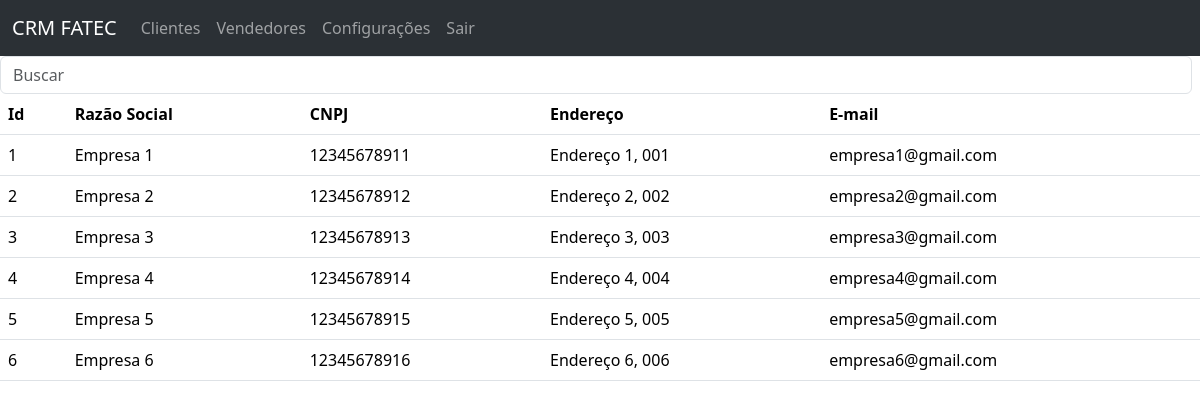
/public/clientes.php, run on the app's committed database.
### tables this page shows
CREATE TABLE IF NOT EXISTS `clientes` (
  `id` int(11) NOT NULL AUTO_INCREMENT,
  `razao` varchar(45) NOT NULL,
  `cnpj` varchar(45) NOT NULL,
  `ramo` varchar(45) NOT NULL,
  `endereco` varchar(45) NOT NULL,
  `email` varchar(45) NOT NULL,
  PRIMARY KEY (`id`)
);

### public/clientes.php (the view, shortened to what this page needs)
<?php
include("../config/config.php");
$consultaClientes = "SELECT * FROM clientes ORDER BY id ASC";
$stmt = $conexao->prepare($consultaClientes);
$stmt->execute();
?>
<!DOCTYPE html>
<html lang="en">
<head>
    <link href="https://cdn.jsdelivr.net/npm/bootstrap@5.3.3/dist/css/bootstrap.min.css" rel="stylesheet"
>
    <link rel="stylesheet" href="../app/class/style.css">
</head>
<body>
    <nav class="navbar navbar-expand-lg bg-body-tertiary" data-bs-theme="dark">
        <div class="container-fluid">
            <a class="navbar-brand" href="dashboard.php">CRM FATEC</a>
            <div class="collapse navbar-collapse" id="navbarSupportedContent">
                <ul class="navbar-nav me-auto mb-2 mb-lg-0">
                    <li class="nav-item">
                        <a class="nav-link" aria-current="page" href="clientes.php">Clientes</a>
                    </li>
                    <li class="nav-item">
                        <a class="nav-link" href="vendedores.php">Vendedores</a>
                    </li>
                    <li class="nav-item">
                        <a class="nav-link" href="configuracoes.php">Configurações</a>
                    </li>
                    <li class="nav-item">
                        <a class="nav-link" href="#">Sair</a>
                    </li>
                </ul>
            </div>
        </div>
    </nav>
    <div class="col-12">
        <form class="d-flex">
            <input class="form-control me-2" type="search" placeholder="Buscar" aria-label="Search" id="searchInput">
        </form>
    </div>
    <div class="col-12">
    <table class="table">
        <thead>
            <tr>
                <th scope="col">Id</th>
                <th scope="col">Razão Social</th>
                <th scope="col">CNPJ</th>
                <th scope="col">Endereço</th>
                <th scope="col">E-mail</th>
            </tr>
        </thead>
        <tbody>
            <?php
            while ($userData = $stmt->fetch(PDO::FETCH_ASSOC)) {
                echo "<tr>";
                echo "<td>" . $userData['id'] . "</td>";
                echo "<td>" . $userData['razao'] . "</td>";
                echo "<td>" . $userData['cnpj'] . "</td>";
                echo "<td>" . $userData['endereco'] . "</td>";
                echo "<td>" . $userData['email'] . "</td>";
            }
            ?>
        </tbody>
    </table>
    </div>
</body>
</html>

### data on the page
clientes: id "1", razao "Empresa 1", cnpj "12345678911", endereco "Endereço 1, 001", email "empresa1@gmail.com"
clientes: id "2", razao "Empresa 2", cnpj "12345678912", endereco "Endereço 2, 002", email "empresa2@gmail.com"
clientes: id "3", razao "Empresa 3", cnpj "12345678913", endereco "Endereço 3, 003", email "empresa3@gmail.com"
clientes: id "4", razao "Empresa 4", cnpj "12345678914", endereco "Endereço 4, 004", email "empresa4@gmail.com"
clientes: id "5", razao "Empresa 5", cnpj "12345678915", endereco "Endereço 5, 005", email "empresa5@gmail.com"
clientes: id "6", razao "Empresa 6", cnpj "12345678916", endereco "Endereço 6, 006", email "empresa6@gmail.com"
